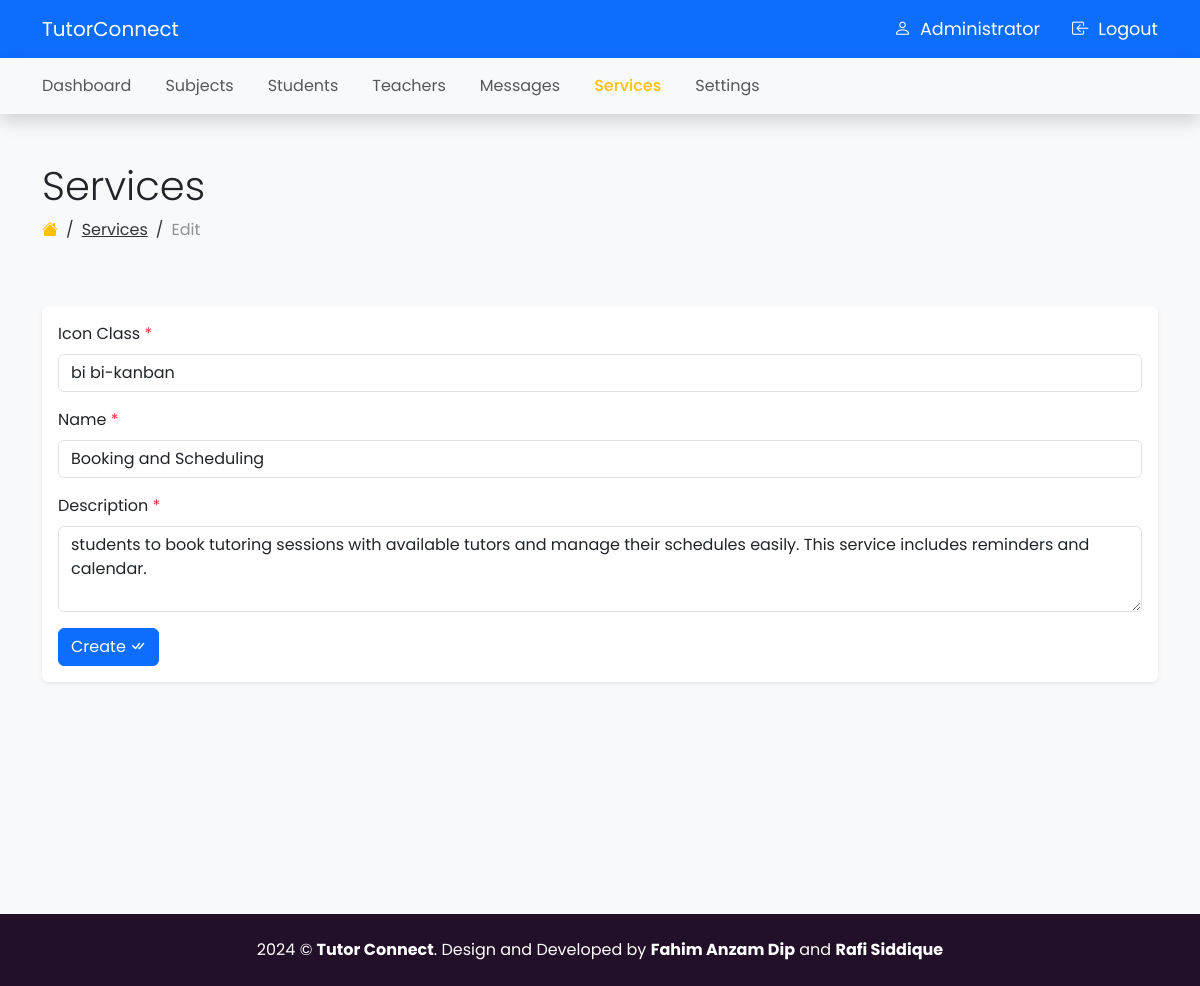
The page /admin/services_edit.php?id=1 (signed in) on the database its author committed.
### tables this page shows
CREATE TABLE `services` (
  `id` bigint NOT NULL,
  `name` varchar(255) DEFAULT NULL,
  `description` varchar(255) DEFAULT NULL,
  `icon` varchar(255) DEFAULT NULL
);

### admin/services_edit.php (the view, shortened to what this page needs)
<?php include_once '../includes/admin_header.php' ?>
<?php
$id = $_GET['id'];
$query = "SELECT * FROM services WHERE id = $id";
$result = mysqli_query($connection, $query);
$service = mysqli_fetch_assoc($result);
?>
<section class="py-5 bg-light" style="min-height: 100vh;">
    <div class="container">
        <div class="row mb-5">
            <div class="col-md-12">
                <h2 class="display-6">Services</h2>
                <nav class="dashboard-breadcrumb">
                    <ol class="breadcrumb">
                        <li class="breadcrumb-item">
                            <a href="dashboard.php"><i class="bi bi-house-fill text-warning"></i></a>
                        </li>
                        <li class="breadcrumb-item">
                            <a href="services.php">Services</a>
                        </li>
                        <li class="breadcrumb-item active">Edit</li>
                    </ol>
                </nav>
            </div>
        </div>
        <div class="row">
            <div class="col-md-12">
                <div class="card border-0 shadow-sm">
                    <div class="card-body">
                        <form action="services_edit.php?id=<?= $id ?>" method="POST">
                            <div class="mb-3">
                                <label for="icon" class="form-label">Icon Class <span
                                            class="text-danger">*</span></label>
                                <input type="text" class="form-control" id="icon" name="icon" required value="<?= $service['icon'] ?>">
                            </div>
                            <div class="mb-3">
                                <label for="name" class="form-label">Name <span class="text-danger">*</span></label>
                                <input type="text" class="form-control" id="name" name="name" required  value="<?= $service['name'] ?>">
                            </div>
                            <div class="mb-3">
                                <label for="description" class="form-label">Description <span
                                            class="text-danger">*</span></label>
                                <textarea class="form-control" id="description" name="description" rows="3" required><?= $service['description'] ?></textarea>
                            </div>
                            <button type="submit" class="btn btn-primary">
                                Create
                                <i class="bi bi-check-all"></i>
                            </button>
                        </form>
                    </div>
                </div>
            </div>
        </div>
    </div>
</section>
<?php include_once '../includes/admin_footer.php' ?>

### css/style.css (style rules this page uses)
body { font-family: "Poppins", sans-serif; }
.breadcrumb-item a { color: #fff; }
.breadcrumb-item+.breadcrumb-item::before { float: left; padding-right: var(--bs-breadcrumb-item-padding-x); color: #fff; content: var(--bs-breadcrumb-divider, "/"); }
.breadcrumb-item.active { color: #f3f3ff; }
.dashboard-breadcrumb .breadcrumb-item a { color: #333; }
.dashboard-breadcrumb .breadcrumb-item+.breadcrumb-item::before { float: left; padding-right: var(--bs-breadcrumb-item-padding-x); color: #333; content: var(--bs-breadcrumb-divider, "/"); }
.dashboard-breadcrumb .breadcrumb-item.active { color: #929292; }

### rows shown on the page
services: icon "bi bi-kanban", name "Booking and Scheduling", description "students to book tutoring sessions with available tutors and manage their schedules easily. This service includes reminders and calendar."

### other values the page prints
$_SESSION['user_username'] "Administrator"
